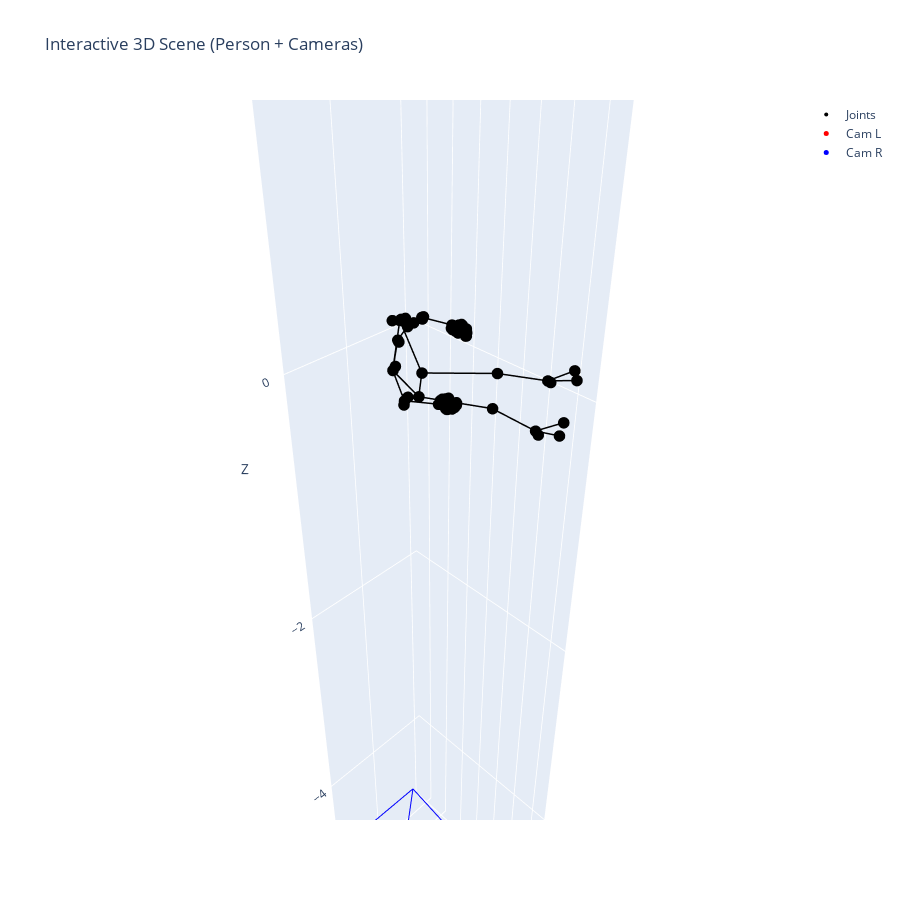

Source (notebook cell):
### Code cell
raw_c_l_world = left_outputs[105]['pred_cam_t']
raw_c_r_world = right_outputs[105]['pred_cam_t']
raw_kpts_world = left_outputs[105]['pred_keypoints_3d']

print("raw_c_l_world:", raw_c_l_world)
print("raw_c_r_world:", raw_c_r_world)

# 世界坐标是按照做相机的坐标系来定的
# 任务要求y轴向上，而做相机的y轴是向下的，所以两个相机都需要反转y轴
# 所以左相机的位置，只需要反转y
# 右相机的话，因为是根据z轴对称的，所以需要反转x，z轴，加上y轴的话，就是整体取反
raw_c_l_world[1] = -raw_c_l_world[1]
raw_c_r_world = -raw_c_r_world

# matplot 的z是反的
# raw_c_l_world[2] = -raw_c_l_world[2]
# raw_c_r_world[2] = -raw_c_r_world[2]

print("调整后 raw_c_l_world:", raw_c_l_world)
print("调整后 raw_c_r_world:", raw_c_r_world)

plot_scene(kpts_world, raw_c_l_world, raw_c_r_world,
           edges=visualizer.skeleton,
           fov_deg=60,
           frustum_depth=0.5,
           elev=-90,
           azim=270,
           title="Person-centered world with left/right cameras")

plot_scene_interactive(raw_kpts_world, raw_c_l_world, raw_c_r_world,
					   edges=visualizer.skeleton,fov_deg=60,
					   frustum_depth=0.5,
					   title="Interactive 3D Scene (Person + Cameras)")

### Figure 1 — Plotly figure (JSON) as saved in the notebook; plotly's stock layout.template omitted (floating-point values rounded to 4 significant figures)
{"data": [{"marker": {"color": "black", "size": 4}, "mode": "markers", "name": "Joints", "type": "scatter3d", "x": [-0.4766, -0.4654, -0.4501, -0.3808, -0.3438, -0.2244, -0.2646, -0.1057, -0.2215, 0.01102, -0.01824, -0.2498, -0.2804, -0.173, -0.2565, -0.3549, -0.3039, -0.1388, -0.4311, -0.4048, -0.225, -0.5044, -0.4881, -0.4627, -0.4425, -0.5272, -0.5291, -0.5263, -0.5018, -0.5142, -0.5202, -0.5232, -0.5037, -0.5067, -0.5116, -0.5138, -0.4939, -0.4944, -0.4965, -0.4956, -0.4813, -0.4309, -0.4302, -0.4074, -0.3767, -0.3494, -0.4439, -0.4305, -0.411, -0.3797, -0.4377, -0.4257, -0.4081, -0.3714, -0.4263, -0.4139, -0.3951, -0.3629, -0.409, -0.3949, -0.3796, -0.3557, -0.3165, -0.07654, -0.2064, -0.1465, -0.2457, -0.2599, -0.296, -0.2896], "y": [-1.451, -1.495, -1.498, -1.499, -1.504, -1.38, -1.346, -1.15, -1.109, -0.8993, -0.9021, -0.5622, -0.5639, -0.1847, -0.1934, -0.1348, -0.1186, -0.1389, -0.1305, -0.1326, -0.1506, -1.085, -1.09, -1.092, -1.082, -1.047, -1.054, -1.063, -1.078, -1.029, -1.033, -1.04, -1.057, -1.018, -1.02, -1.025, -1.04, -1.007, -1.006, -1.011, -1.025, -1.067, -1.09, -1.09, -1.091, -1.081, -1.044, -1.052, -1.062, -1.077, -1.027, -1.031, -1.039, -1.056, -1.013, -1.016, -1.022, -1.039, -1.0, -1.002, -1.008, -1.023, -1.065, -1.124, -1.08, -1.163, -1.13, -1.395, -1.371, -1.389], "z": [0.03381, -0.004421, 0.05822, -0.07184, 0.07689, -0.1843, 0.1598, -0.2576, 0.2774, -0.07182, 0.07126, -0.1191, 0.09877, -0.06144, 0.2122, -0.06841, -0.1235, -0.04895, 0.1688, 0.2384, 0.2331, 0.08356, 0.09934, 0.1189, 0.1381, 0.08028, 0.09746, 0.1185, 0.1408, 0.07865, 0.09745, 0.1204, 0.1514, 0.08639, 0.1048, 0.1288, 0.1549, 0.1003, 0.1176, 0.1352, 0.1549, 0.1694, -0.3519, -0.3472, -0.3369, -0.3307, -0.3746, -0.3851, -0.393, -0.3815, -0.3612, -0.377, -0.392, -0.3893, -0.3552, -0.3698, -0.3847, -0.3833, -0.3561, -0.3664, -0.3743, -0.3729, -0.3372, -0.2628, 0.2965, -0.2547, 0.2516, -0.1752, 0.1486, -0.01094]}, {"line": {"color": "black", "width": 3}, "mode": "lines", "name": "bone", "showlegend": false, "type": "scatter3d", "x": [-0.173, -0.2498], "y": [-0.1847, -0.5622], "z": [-0.06144, -0.1191]}, {"line": {"color": "black", "width": 3}, "mode": "lines", "name": "bone", "showlegend": false, "type": "scatter3d", "x": [-0.2498, 0.01102], "y": [-0.5622, -0.8993], "z": [-0.1191, -0.07182]}, {"line": {"color": "black", "width": 3}, "mode": "lines", "name": "bone", "showlegend": false, "type": "scatter3d", "x": [-0.2565, -0.2804], "y": [-0.1934, -0.5639], "z": [0.2122, 0.09877]}, {"line": {"color": "black", "width": 3}, "mode": "lines", "name": "bone", "showlegend": false, "type": "scatter3d", "x": [-0.2804, -0.01824], "y": [-0.5639, -0.9021], "z": [0.09877, 0.07126]}, {"line": {"color": "black", "width": 3}, "mode": "lines", "name": "bone", "showlegend": false, "type": "scatter3d", "x": [0.01102, -0.01824], "y": [-0.8993, -0.9021], "z": [-0.07182, 0.07126]}, {"line": {"color": "black", "width": 3}, "mode": "lines", "name": "bone", "showlegend": false, "type": "scatter3d", "x": [-0.2244, 0.01102], "y": [-1.38, -0.8993], "z": [-0.1843, -0.07182]}, {"line": {"color": "black", "width": 3}, "mode": "lines", "name": "bone", "showlegend": false, "type": "scatter3d", "x": [-0.2646, -0.01824], "y": [-1.346, -0.9021], "z": [0.1598, 0.07126]}, {"line": {"color": "black", "width": 3}, "mode": "lines", "name": "bone", "showlegend": false, "type": "scatter3d", "x": [-0.2244, -0.2646], "y": [-1.38, -1.346], "z": [-0.1843, 0.1598]}, {"line": {"color": "black", "width": 3}, "mode": "lines", "name": "bone", "showlegend": false, "type": "scatter3d", "x": [-0.2244, -0.1057], "y": [-1.38, -1.15], "z": [-0.1843, -0.2576]}, {"line": {"color": "black", "width": 3}, "mode": "lines", "name": "bone", "showlegend": false, "type": "scatter3d", "x": [-0.2646, -0.2215], "y": [-1.346, -1.109], "z": [0.1598, 0.2774]}, {"line": {"color": "black", "width": 3}, "mode": "lines", "name": "bone", "showlegend": false, "type": "scatter3d", "x": [-0.1057, -0.3165], "y": [-1.15, -1.065], "z": [-0.2576, -0.3372]}, {"line": {"color": "black", "width": 3}, "mode": "lines", "name": "bone", "showlegend": false, "type": "scatter3d", "x": [-0.2215, -0.4309], "y": [-1.109, -1.067], "z": [0.2774, 0.1694]}, {"line": {"color": "black", "width": 3}, "mode": "lines", "name": "bone", "showlegend": false, "type": "scatter3d", "x": [-0.4654, -0.4501], "y": [-1.495, -1.498], "z": [-0.004421, 0.05822]}, {"line": {"color": "black", "width": 3}, "mode": "lines", "name": "bone", "showlegend": false, "type": "scatter3d", "x": [-0.4766, -0.4654], "y": [-1.451, -1.495], "z": [0.03381, -0.004421]}, {"line": {"color": "black", "width": 3}, "mode": "lines", "name": "bone", "showlegend": false, "type": "scatter3d", "x": [-0.4766, -0.4501], "y": [-1.451, -1.498], "z": [0.03381, 0.05822]}, {"line": {"color": "black", "width": 3}, "mode": "lines", "name": "bone", "showlegend": false, "type": "scatter3d", "x": [-0.4654, -0.3808], "y": [-1.495, -1.499], "z": [-0.004421, -0.07184]}, {"line": {"color": "black", "width": 3}, "mode": "lines", "name": "bone", "showlegend": false, "type": "scatter3d", "x": [-0.4501, -0.3438], "y": [-1.498, -1.504], "z": [0.05822, 0.07689]}, {"line": {"color": "black", "width": 3}, "mode": "lines", "name": "bone", "showlegend": false, "type": "scatter3d", "x": [-0.3808, -0.2244], "y": [-1.499, -1.38], "z": [-0.07184, -0.1843]}, {"line": {"color": "black", "width": 3}, "mode": "lines", "name": "bone", "showlegend": false, "type": "scatter3d", "x": [-0.3438, -0.2646], "y": [-1.504, -1.346], "z": [0.07689, 0.1598]}, {"line": {"color": "black", "width": 3}, "mode": "lines", "name": "bone", "showlegend": false, "type": "scatter3d", "x": [-0.173, -0.3549], "y": [-0.1847, -0.1348], "z": [-0.06144, -0.06841]}, {"line": {"color": "black", "width": 3}, "mode": "lines", "name": "bone", "showlegend": false, "type": "scatter3d", "x": [-0.173, -0.3039], "y": [-0.1847, -0.1186], "z": [-0.06144, -0.1235]}, {"line": {"color": "black", "width": 3}, "mode": "lines", "name": "bone", "showlegend": false, "type": "scatter3d", "x": [-0.173, -0.1388], "y": [-0.1847, -0.1389], "z": [-0.06144, -0.04895]}, {"line": {"color": "black", "width": 3}, "mode": "lines", "name": "bone", "showlegend": false, "type": "scatter3d", "x": [-0.2565, -0.4311], "y": [-0.1934, -0.1305], "z": [0.2122, 0.1688]}, {"line": {"color": "black", "width": 3}, "mode": "lines", "name": "bone", "showlegend": false, "type": "scatter3d", "x": [-0.2565, -0.4048], "y": [-0.1934, -0.1326], "z": [0.2122, 0.2384]}, {"line": {"color": "black", "width": 3}, "mode": "lines", "name": "bone", "showlegend": false, "type": "scatter3d", "x": [-0.2565, -0.225], "y": [-0.1934, -0.1506], "z": [0.2122, 0.2331]}, {"line": {"color": "black", "width": 3}, "mode": "lines", "name": "bone", "showlegend": false, "type": "scatter3d", "x": [-0.3165, -0.3494], "y": [-1.065, -1.081], "z": [-0.3372, -0.3307]}, {"line": {"color": "black", "width": 3}, "mode": "lines", "name": "bone", "showlegend": false, "type": "scatter3d", "x": [-0.3494, -0.3767], "y": [-1.081, -1.091], "z": [-0.3307, -0.3369]}, {"line": {"color": "black", "width": 3}, "mode": "lines", "name": "bone", "showlegend": false, "type": "scatter3d", "x": [-0.3767, -0.4074], "y": [-1.091, -1.09], "z": [-0.3369, -0.3472]}, {"line": {"color": "black", "width": 3}, "mode": "lines", "name": "bone", "showlegend": false, "type": "scatter3d", "x": [-0.4074, -0.4302], "y": [-1.09, -1.09], "z": [-0.3472, -0.3519]}, {"line": {"color": "black", "width": 3}, "mode": "lines", "name": "bone", "showlegend": false, "type": "scatter3d", "x": [-0.3165, -0.3797], "y": [-1.065, -1.077], "z": [-0.3372, -0.3815]}, {"line": {"color": "black", "width": 3}, "mode": "lines", "name": "bone", "showlegend": false, "type": "scatter3d", "x": [-0.3797, -0.411], "y": [-1.077, -1.062], "z": [-0.3815, -0.393]}, {"line": {"color": "black", "width": 3}, "mode": "lines", "name": "bone", "showlegend": false, "type": "scatter3d", "x": [-0.411, -0.4305], "y": [-1.062, -1.052], "z": [-0.393, -0.3851]}, {"line": {"color": "black", "width": 3}, "mode": "lines", "name": "bone", "showlegend": false, "type": "scatter3d", "x": [-0.4305, -0.4439], "y": [-1.052, -1.044], "z": [-0.3851, -0.3746]}, {"line": {"color": "black", "width": 3}, "mode": "lines", "name": "bone", "showlegend": false, "type": "scatter3d", "x": [-0.3165, -0.3714], "y": [-1.065, -1.056], "z": [-0.3372, -0.3893]}, {"line": {"color": "black", "width": 3}, "mode": "lines", "name": "bone", "showlegend": false, "type": "scatter3d", "x": [-0.3714, -0.4081], "y": [-1.056, -1.039], "z": [-0.3893, -0.392]}, {"line": {"color": "black", "width": 3}, "mode": "lines", "name": "bone", "showlegend": false, "type": "scatter3d", "x": [-0.4081, -0.4257], "y": [-1.039, -1.031], "z": [-0.392, -0.377]}, {"line": {"color": "black", "width": 3}, "mode": "lines", "name": "bone", "showlegend": false, "type": "scatter3d", "x": [-0.4257, -0.4377], "y": [-1.031, -1.027], "z": [-0.377, -0.3612]}, {"line": {"color": "black", "width": 3}, "mode": "lines", "name": "bone", "showlegend": false, "type": "scatter3d", "x": [-0.3165, -0.3629], "y": [-1.065, -1.039], "z": [-0.3372, -0.3833]}, {"line": {"color": "black", "width": 3}, "mode": "lines", "name": "bone", "showlegend": false, "type": "scatter3d", "x": [-0.3629, -0.3951], "y": [-1.039, -1.022], "z": [-0.3833, -0.3847]}, {"line": {"color": "black", "width": 3}, "mode": "lines", "name": "bone", "showlegend": false, "type": "scatter3d", "x": [-0.3951, -0.4139], "y": [-1.022, -1.016], "z": [-0.3847, -0.3698]}, {"line": {"color": "black", "width": 3}, "mode": "lines", "name": "bone", "showlegend": false, "type": "scatter3d", "x": [-0.4139, -0.4263], "y": [-1.016, -1.013], "z": [-0.3698, -0.3552]}, {"line": {"color": "black", "width": 3}, "mode": "lines", "name": "bone", "showlegend": false, "type": "scatter3d", "x": [-0.3165, -0.3557], "y": [-1.065, -1.023], "z": [-0.3372, -0.3729]}, {"line": {"color": "black", "width": 3}, "mode": "lines", "name": "bone", "showlegend": false, "type": "scatter3d", "x": [-0.3557, -0.3796], "y": [-1.023, -1.008], "z": [-0.3729, -0.3743]}, {"line": {"color": "black", "width": 3}, "mode": "lines", "name": "bone", "showlegend": false, "type": "scatter3d", "x": [-0.3796, -0.3949], "y": [-1.008, -1.002], "z": [-0.3743, -0.3664]}, {"line": {"color": "black", "width": 3}, "mode": "lines", "name": "bone", "showlegend": false, "type": "scatter3d", "x": [-0.3949, -0.409], "y": [-1.002, -1.0], "z": [-0.3664, -0.3561]}, {"line": {"color": "black", "width": 3}, "mode": "lines", "name": "bone", "showlegend": false, "type": "scatter3d", "x": [-0.4309, -0.4425], "y": [-1.067, -1.082], "z": [0.1694, 0.1381]}, {"line": {"color": "black", "width": 3}, "mode": "lines", "name": "bone", "showlegend": false, "type": "scatter3d", "x": [-0.4425, -0.4627], "y": [-1.082, -1.092], "z": [0.1381, 0.1189]}, {"line": {"color": "black", "width": 3}, "mode": "lines", "name": "bone", "showlegend": false, "type": "scatter3d", "x": [-0.4627, -0.4881], "y": [-1.092, -1.09], "z": [0.1189, 0.09934]}, {"line": {"color": "black", "width": 3}, "mode": "lines", "name": "bone", "showlegend": false, "type": "scatter3d", "x": [-0.4881, -0.5044], "y": [-1.09, -1.085], "z": [0.09934, 0.08356]}, {"line": {"color": "black", "width": 3}, "mode": "lines", "name": "bone", "showlegend": false, "type": "scatter3d", "x": [-0.4309, -0.5018], "y": [-1.067, -1.078], "z": [0.1694, 0.1408]}, {"line": {"color": "black", "width": 3}, "mode": "lines", "name": "bone", "showlegend": false, "type": "scatter3d", "x": [-0.5018, -0.5263], "y": [-1.078, -1.063], "z": [0.1408, 0.1185]}, {"line": {"color": "black", "width": 3}, "mode": "lines", "name": "bone", "showlegend": false, "type": "scatter3d", "x": [-0.5263, -0.5291], "y": [-1.063, -1.054], "z": [0.1185, 0.09746]}, {"line": {"color": "black", "width": 3}, "mode": "lines", "name": "bone", "showlegend": false, "type": "scatter3d", "x": [-0.5291, -0.5272], "y": [-1.054, -1.047], "z": [0.09746, 0.08028]}, {"line": {"color": "black", "width": 3}, "mode": "lines", "name": "bone", "showlegend": false, "type": "scatter3d", "x": [-0.4309, -0.5037], "y": [-1.067, -1.057], "z": [0.1694, 0.1514]}, {"line": {"color": "black", "width": 3}, "mode": "lines", "name": "bone", "showlegend": false, "type": "scatter3d", "x": [-0.5037, -0.5232], "y": [-1.057, -1.04], "z": [0.1514, 0.1204]}, {"line": {"color": "black", "width": 3}, "mode": "lines", "name": "bone", "showlegend": false, "type": "scatter3d", "x": [-0.5232, -0.5202], "y": [-1.04, -1.033], "z": [0.1204, 0.09745]}, {"line": {"color": "black", "width": 3}, "mode": "lines", "name": "bone", "showlegend": false, "type": "scatter3d", "x": [-0.5202, -0.5142], "y": [-1.033, -1.029], "z": [0.09745, 0.07865]}, {"line": {"color": "black", "width": 3}, "mode": "lines", "name": "bone", "showlegend": false, "type": "scatter3d", "x": [-0.4309, -0.4939], "y": [-1.067, -1.04], "z": [0.1694, 0.1549]}, {"line": {"color": "black", "width": 3}, "mode": "lines", "name": "bone", "showlegend": false, "type": "scatter3d", "x": [-0.4939, -0.5138], "y": [-1.04, -1.025], "z": [0.1549, 0.1288]}, {"line": {"color": "black", "width": 3}, "mode": "lines", "name": "bone", "showlegend": false, "type": "scatter3d", "x": [-0.5138, -0.5116], "y": [-1.025, -1.02], "z": [0.1288, 0.1048]}, {"line": {"color": "black", "width": 3}, "mode": "lines", "name": "bone", "showlegend": false, "type": "scatter3d", "x": [-0.5116, -0.5067], "y": [-1.02, -1.018], "z": [0.1048, 0.08639]}, {"line": {"color": "black", "width": 3}, "mode": "lines", "name": "bone", "showlegend": false, "type": "scatter3d", "x": [-0.4309, -0.4813], "y": [-1.067, -1.025], "z": [0.1694, 0.1549]}, {"line": {"color": "black", "width": 3}, "mode": "lines", "name": "bone", "showlegend": false, "type": "scatter3d", "x": [-0.4813, -0.4956], "y": [-1.025, -1.011], "z": [0.1549, 0.1352]}, {"line": {"color": "black", "width": 3}, "mode": "lines", "name": "bone", "showlegend": false, "type": "scatter3d", "x": [-0.4956, -0.4965], "y": [-1.011, -1.006], "z": [0.1352, 0.1176]}, {"line": {"color": "black", "width": 3}, "mode": "lines", "name": "bone", "showlegend": false, "type": "scatter3d", "x": [-0.4965, -0.4944], "y": [-1.006, -1.007], "z": [0.1176, 0.1003]}, {"line": {"color": "red"}, "mode": "lines", "showlegend": false, "type": "scatter3d", "x": [0.176, 0.4456], "y": [-1.014, -0.6077], "z": [3.845, 3.422]}, {"line": {"color": "red"}, "mode": "lines", "showlegend": false, "type": "scatter3d", "x": [0.176, -0.1311], "y": [-1.014, -0.6077], "z": [3.845, 3.448]}, {"line": {"color": "red"}, "mode": "lines", "showlegend": false, "type": "scatter3d", "x": [0.176, -0.1379], "y": [-1.014, -1.166], "z": [3.845, 3.301]}, {"line": {"color": "red"}, "mode": "lines", "showlegend": false, "type": "scatter3d", "x": [0.176, 0.4389], "y": [-1.014, -1.166], "z": [3.845, 3.275]}, {"line": {"color": "red"}, "mode": "lines", "showlegend": false, "type": "scatter3d", "x": [0.4456, -0.1311], "y": [-0.6077, -0.6077], "z": [3.422, 3.448]}, {"line": {"color": "red"}, "mode": "lines", "showlegend": false, "type": "scatter3d", "x": [-0.1311, -0.1379], "y": [-0.6077, -1.166], "z": [3.448, 3.301]}, {"line": {"color": "red"}, "mode": "lines", "showlegend": false, "type": "scatter3d", "x": [-0.1379, 0.4389], "y": [-1.166, -1.166], "z": [3.301, 3.275]}, {"line": {"color": "red"}, "mode": "lines", "showlegend": false, "type": "scatter3d", "x": [0.4389, 0.4456], "y": [-1.166, -0.6077], "z": [3.275, 3.422]}, {"marker": {"color": "red", "size": 5}, "mode": "markers+text", "name": "Cam L", "text": ["Cam L"], "textposition": "top center", "type": "scatter3d", "x": [0.176], "y": [-1.014], "z": [3.845]}, {"line": {"color": "blue"}, "mode": "lines", "showlegend": false, "type": "scatter3d", "x": [0.1726, -0.1312], "y": [-1.014, -0.6292], "z": [-4.846, -4.426]}, {"line": {"color": "blue"}, "mode": "lines", "showlegend": false, "type": "scatter3d", "x": [0.1726, 0.4458], "y": [-1.014, -0.6292], "z": [-4.846, -4.405]}, {"line": {"color": "blue"}, "mode": "lines", "showlegend": false, "type": "scatter3d", "x": [0.1726, 0.4416], "y": [-1.014, -1.194], "z": [-4.846, -4.287]}, {"line": {"color": "blue"}, "mode": "lines", "showlegend": false, "type": "scatter3d", "x": [0.1726, -0.1354], "y": [-1.014, -1.194], "z": [-4.846, -4.308]}, {"line": {"color": "blue"}, "mode": "lines", "showlegend": false, "type": "scatter3d", "x": [-0.1312, 0.4458], "y": [-0.6292, -0.6292], "z": [-4.426, -4.405]}, {"line": {"color": "blue"}, "mode": "lines", "showlegend": false, "type": "scatter3d", "x": [0.4458, 0.4416], "y": [-0.6292, -1.194], "z": [-4.405, -4.287]}, {"line": {"color": "blue"}, "mode": "lines", "showlegend": false, "type": "scatter3d", "x": [0.4416, -0.1354], "y": [-1.194, -1.194], "z": [-4.287, -4.308]}, {"line": {"color": "blue"}, "mode": "lines", "showlegend": false, "type": "scatter3d", "x": [-0.1354, -0.1312], "y": [-1.194, -0.6292], "z": [-4.308, -4.426]}, {"marker": {"color": "blue", "size": 5}, "mode": "markers+text", "name": "Cam R", "text": ["Cam R"], "textposition": "top center", "type": "scatter3d", "x": [0.1726], "y": [-1.014], "z": [-4.846]}], "layout": {"height": 900, "scene": {"aspectmode": "data", "xaxis": {"title": {"text": "X"}}, "yaxis": {"title": {"text": "Y"}}, "zaxis": {"title": {"text": "Z"}}}, "title": {"text": "Interactive 3D Scene (Person + Cameras)"}, "width": 900}}
